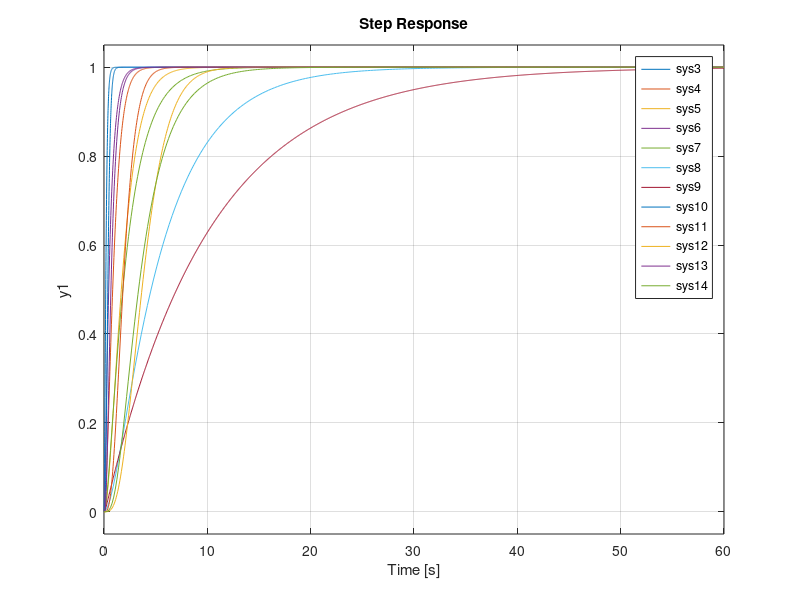

The MATLAB script that drew this image:
clear all
close all

sys3 = tf(1,[0.1,1])^2;
sys4 = tf(1,[0.5,1])^2;
sys5 = tf(1,[1,1])^2;
sys6 = tf(1,[0.05,0.6,1]); % (0.1*s+1)*(0.5*s+1) (using handwritten math)
sys7 = tf(1,[0.8,2.4,1]);  % (0.4*s+1)*(2*s+1)
sys8 = tf(1,[5,1])*tf(1,[1,1]);  % (s+1)*(5*s+1) (using in-programm multiplication)
sys9 = tf(1,[0.1,1])*tf(1,[10,1]);  % (0.1*s+1)*(10*s+1)
sys10 = tf(1,[0.1,1])^4;
sys11 = tf(1,[0.5,1])^4;
sys12 = tf(1,[1,1])^4;
sys13 = tf(1,[0.5,1])*tf(1,[0.1,1])^3;
sys14 = tf(1,[2.5,1])*tf(1,[0.5,1])^3;

step(sys3,sys4,sys5,sys6,sys7,sys8,sys9,sys10,sys11,sys12,sys13,sys14);
